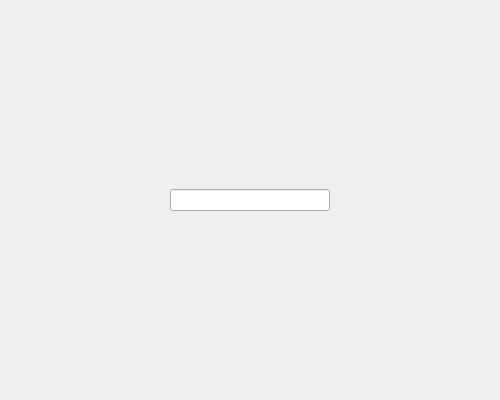
<?xml version="1.0" encoding="UTF-8"?>
<ui version="4.0">
 <class>Example1</class>
 <widget class="QDialog" name="Example1">
  <property name="geometry">
   <rect>
    <x>0</x>
    <y>0</y>
    <width>500</width>
    <height>400</height>
   </rect>
  </property>
  <property name="windowTitle">
   <string>Dialog</string>
  </property>
  <layout class="QVBoxLayout" name="verticalLayout">
   <item>
    <layout class="QHBoxLayout" name="horizontalLayout">
     <item>
      <spacer name="horizontalSpacer">
       <property name="orientation">
        <enum>Qt::Horizontal</enum>
       </property>
       <property name="sizeHint" stdset="0">
        <size>
         <width>40</width>
         <height>20</height>
        </size>
       </property>
      </spacer>
     </item>
     <item>
      <widget class="QLineEdit" name="lineEdit"/>
     </item>
     <item>
      <spacer name="horizontalSpacer_2">
       <property name="orientation">
        <enum>Qt::Horizontal</enum>
       </property>
       <property name="sizeHint" stdset="0">
        <size>
         <width>40</width>
         <height>20</height>
        </size>
       </property>
      </spacer>
     </item>
    </layout>
   </item>
   <item>
    <layout class="QGridLayout" name="gridLayout">
     <property name="topMargin">
      <number>0</number>
     </property>
     <property name="spacing">
      <number>0</number>
     </property>
    </layout>
   </item>
  </layout>
 </widget>
 <resources/>
 <connections/>
</ui>
